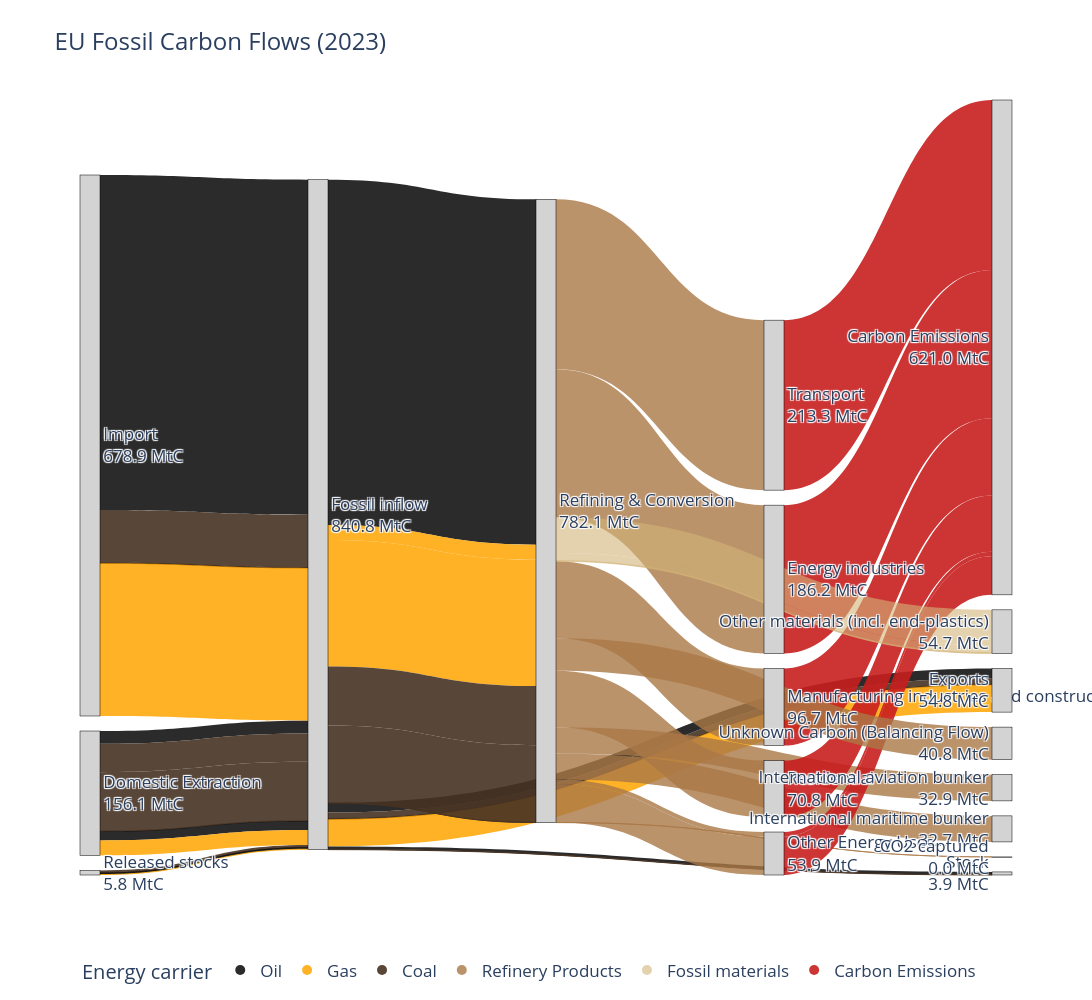

Source (notebook cell):
### Markdown cell above
# Final: Fossil flows (including detailed product outflow)

### Code cell
df_fossil = pd.read_csv("/Users/charlottewestenberg/Thesis/00data/sankey_files/Fossil_Sankey_Final.csv")

# create unique node list
all_nodes = pd.concat([df_fossil["Source"], df_fossil["Target"]]).unique()
node_dict = {node: i for i, node in enumerate(all_nodes)}

# map to numeric IDs
df_fossil["source_id"] = df_fossil["Source"].map(node_dict)
df_fossil["target_id"] = df_fossil["Target"].map(node_dict)

carrier_colors = {
    "Oil":                "rgba(20, 20, 20, 0.9)",        # darker → strong black in greyscale
    "Gas":                "rgba(255, 165, 0, 0.85)",      # keep orange, slightly अधिक opaque
    "Coal":               "rgba(70, 50, 35, 0.9)",        # darker brown → separates from refinery
    "Refinery Products":  "rgba(170, 120, 70, 0.8)",      # slightly lighter than before
    "Fossil materials":   "rgba(210, 180, 120, 0.6)",     # lighter + more transparent
    "Carbon Emissions":   "rgba(200, 30, 30, 0.9)"        # darker red → strong contrast in grey
}

df_fossil["color"] = df_fossil["Carrier"].map(carrier_colors).fillna("rgba(200,200,200,0.4)")

#calculate outflows per source and target nodes
source_totals = df_fossil.groupby("Source")["Value_tC"].sum()
node_inflow = df_fossil.groupby("Target")["Value_tC"].sum()

labels_with_values = []
for node in all_nodes:
    inflow = node_inflow.get(node, 0)
    outflow = source_totals.get(node, 0)
    # choose what to display
    value = inflow if inflow > 0 else outflow
    if value > 0:
        labels_with_values.append(f"{node}<br>{value/1e6:.1f} MtC")
    else:
        labels_with_values.append(node)

fig = go.Figure(data=[go.Sankey(
    
    node=dict(
        pad=15,
        thickness=20,
        line=dict(color="black", width=0.5),
        label=labels_with_values,
        color="lightgrey"
    ),

    link=dict(
        source=df_fossil["source_id"],
        target=df_fossil["target_id"],
        value=df_fossil["Value_tC"],
        color=df_fossil["color"]
    )
)])

for carrier, color in carrier_colors.items():
    fig.add_trace(go.Scatter(
        x=[None],
        y=[None],
        mode='markers',
        marker=dict(size=10, color=color),
        legendgroup=carrier,
        showlegend=True,
        name=carrier
    ))

fig.update_layout(
    title_text="EU Fossil Carbon Flows (2023)",
    font_size=17,
    width=1700,
    height=1000,
    showlegend=True,
    legend=dict(
        title="Energy carrier",
        orientation="h",
        y=-0.1
    ),
    xaxis=dict(visible=False),
    yaxis=dict(visible=False),
    plot_bgcolor="white",
    paper_bgcolor="white"
)

fig.show()

### Figure 1 — Plotly figure (JSON) as saved in the notebook; plotly's stock layout.template omitted (floating-point values rounded to 4 significant figures)
{"data": [{"link": {"color": ["rgba(20, 20, 20, 0.9)", "rgba(70, 50, 35, 0.9)", "rgba(70, 50, 35, 0.9)", "rgba(70, 50, 35, 0.9)", "rgba(255, 165, 0, 0.85)", "rgba(20, 20, 20, 0.9)", "rgba(70, 50, 35, 0.9)", "rgba(70, 50, 35, 0.9)", "rgba(70, 50, 35, 0.9)", "rgba(20, 20, 20, 0.9)", "rgba(255, 165, 0, 0.85)", "rgba(20, 20, 20, 0.9)", "rgba(70, 50, 35, 0.9)", "rgba(70, 50, 35, 0.9)", "rgba(70, 50, 35, 0.9)", "rgba(255, 165, 0, 0.85)", "rgba(70, 50, 35, 0.9)", "rgba(70, 50, 35, 0.9)", "rgba(20, 20, 20, 0.9)", "rgba(255, 165, 0, 0.85)", "rgba(20, 20, 20, 0.9)", "rgba(70, 50, 35, 0.9)", "rgba(20, 20, 20, 0.9)", "rgba(255, 165, 0, 0.85)", "rgba(255, 165, 0, 0.85)", "rgba(70, 50, 35, 0.9)", "rgba(70, 50, 35, 0.9)", "rgba(70, 50, 35, 0.9)", "rgba(170, 120, 70, 0.8)", "rgba(170, 120, 70, 0.8)", "rgba(170, 120, 70, 0.8)", "rgba(170, 120, 70, 0.8)", "rgba(170, 120, 70, 0.8)", "rgba(170, 120, 70, 0.8)", "rgba(170, 120, 70, 0.8)", "rgba(170, 120, 70, 0.8)", "rgba(170, 120, 70, 0.8)", "rgba(200, 30, 30, 0.9)", "rgba(200, 30, 30, 0.9)", "rgba(200, 30, 30, 0.9)", "rgba(200, 30, 30, 0.9)", "rgba(200, 30, 30, 0.9)", "rgba(200, 30, 30, 0.9)", "rgba(210, 180, 120, 0.6)", "rgba(210, 180, 120, 0.6)", "rgba(210, 180, 120, 0.6)", "rgba(170, 120, 70, 0.8)", "rgba(200,200,200,0.4)", "rgba(200,200,200,0.4)", "rgba(200,200,200,0.4)", "rgba(200,200,200,0.4)", "rgba(200,200,200,0.4)", "rgba(200,200,200,0.4)"], "source": [0, 0, 0, 0, 0, 1, 1, 1, 1, 1, 1, 2, 2, 2, 2, 2, 3, 3, 3, 3, 2, 2, 2, 2, 2, 2, 2, 2, 4, 4, 4, 4, 4, 4, 4, 4, 4, 5, 6, 7, 8, 9, 6, 4, 4, 4, 4, 10, 10, 10, 10, 10, 10], "target": [2, 2, 2, 2, 2, 2, 2, 2, 2, 2, 2, 11, 11, 11, 11, 11, 2, 2, 2, 2, 12, 12, 4, 4, 4, 4, 4, 4, 6, 7, 8, 9, 5, 6, 13, 14, 15, 16, 16, 16, 16, 16, 16, 17, 17, 17, 18, 10, 10, 10, 10, 10, 10], "value": [420500000.0, 66170000.0, 516500.0, 22480.0, 191600000.0, 16120000.0, 35600000.0, 73770000.0, 538800.0, 11340000.0, 18750000.0, 12190000.0, 7369000.0, 892100.0, 8079.0, 34310000.0, 2506000.0, 830400.0, 1157000.0, 1262000.0, 3420000.0, 442300.0, 433500000.0, 18750000.0, 158600000.0, 74230000.0, 96910000.0, 110900.0, 5595000.0, 213300000.0, 96750000.0, 186200000.0, 70800000.0, 48340000.0, 32930000.0, 32660000.0, 14000.0, 70800000.0, 5595000.0, 213300000.0, 96750000.0, 186200000.0, 48340000.0, 44460000.0, 9365000.0, 911500.0, 40820000.0, NaN, NaN, NaN, NaN, NaN, NaN]}, "node": {"color": "lightgrey", "label": ["Import<br>678.9 MtC", "Domestic Extraction<br>156.1 MtC", "Fossil inflow<br>840.8 MtC", "Released stocks<br>5.8 MtC", "Refining & Conversion<br>782.1 MtC", "Residential<br>70.8 MtC", "Other Energy Uses<br>53.9 MtC", "Transport<br>213.3 MtC", "Manufacturing industries and construction<br>96.7 MtC", "Energy industries<br>186.2 MtC", null, "Exports<br>54.8 MtC", "Stock<br>3.9 MtC", "International aviation bunker<br>32.9 MtC", "International maritime bunker<br>32.7 MtC", "CO2 captured<br>0.0 MtC", "Carbon Emissions<br>621.0 MtC", "Other materials (incl. end-plastics)<br>54.7 MtC", "Unknown Carbon (Balancing Flow)<br>40.8 MtC"], "line": {"color": "black", "width": 0.5}, "pad": 15, "thickness": 20}, "type": "sankey"}, {"legendgroup": "Oil", "marker": {"color": "rgba(20, 20, 20, 0.9)", "size": 10}, "mode": "markers", "name": "Oil", "showlegend": true, "type": "scatter", "x": [null], "y": [null]}, {"legendgroup": "Gas", "marker": {"color": "rgba(255, 165, 0, 0.85)", "size": 10}, "mode": "markers", "name": "Gas", "showlegend": true, "type": "scatter", "x": [null], "y": [null]}, {"legendgroup": "Coal", "marker": {"color": "rgba(70, 50, 35, 0.9)", "size": 10}, "mode": "markers", "name": "Coal", "showlegend": true, "type": "scatter", "x": [null], "y": [null]}, {"legendgroup": "Refinery Products", "marker": {"color": "rgba(170, 120, 70, 0.8)", "size": 10}, "mode": "markers", "name": "Refinery Products", "showlegend": true, "type": "scatter", "x": [null], "y": [null]}, {"legendgroup": "Fossil materials", "marker": {"color": "rgba(210, 180, 120, 0.6)", "size": 10}, "mode": "markers", "name": "Fossil materials", "showlegend": true, "type": "scatter", "x": [null], "y": [null]}, {"legendgroup": "Carbon Emissions", "marker": {"color": "rgba(200, 30, 30, 0.9)", "size": 10}, "mode": "markers", "name": "Carbon Emissions", "showlegend": true, "type": "scatter", "x": [null], "y": [null]}], "layout": {"font": {"size": 17}, "height": 1000, "legend": {"orientation": "h", "title": {"text": "Energy carrier"}, "y": -0.1}, "paper_bgcolor": "white", "plot_bgcolor": "white", "showlegend": true, "title": {"text": "EU Fossil Carbon Flows (2023)"}, "width": 1700, "xaxis": {"visible": false}, "yaxis": {"visible": false}}}
